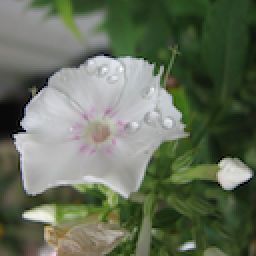
#> input picture Week4/Day3/Daily/Flower Color Images Dataset/flowers/flowers/00_010.png, 128 x 128 px, found by its file name (shown 2 times larger); its folder holds only this picture in this run
$ jupyter execute Daily.ipynb   (shell and % lines are left out)
#> lines starting #> are read from the running program, lines starting #| are printed output that depends on the picture
[cell 1]
from google.colab import files
files.upload()
#> the answer given: 00_010.png

[cell 2]
import numpy as np
from  matplotlib import pyplot as plt
import matplotlib.image as mpimg
import random
import os

[cell 3]
from scipy.ndimage import rotate
def rotate_image_30_degrees(image):
  return rotate(image,angle=30 ,reshape = True, mode='reflect')
#complete it

[cell 4]
list_img = []
plt.figure(figsize=(20,20))
for i in range(5):
  file = random.choice(os.listdir('flowers/flowers'))
  image_path= os.path.join('flowers/flowers', file)
  img=mpimg.imread(image_path)
#> img is the input picture: shape (128, 128, 4) float32; mean R, G, B, A 0.396, 0.433, 0.356, 1
  list_img.append(img)

for i, img in enumerate(list_img):
  ax=plt.subplot(3,5,i+1)
  ax.title.set_text(file)
  plt.imshow(img)
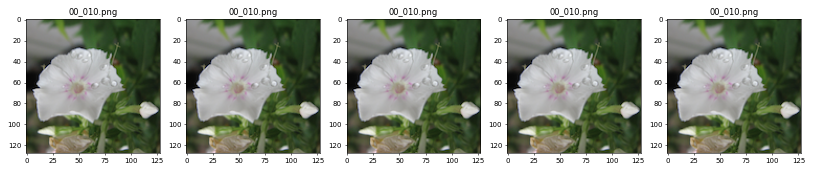
#> figure drawn by matplotlib, 5 panels

[cell 5]
# To visualize the rotated images :
rotated_list = []
plt.figure(figsize=(20,20))
for img in list_img:
  rotated_list.append(rotate_image_30_degrees(img))

for i, img in enumerate(rotated_list):
    ax=plt.subplot(3,5,i+1)
    ax.title.set_text(file)
    plt.imshow(img)
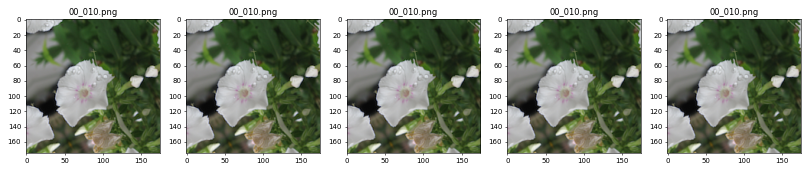
#> figure drawn by matplotlib, 5 panels
